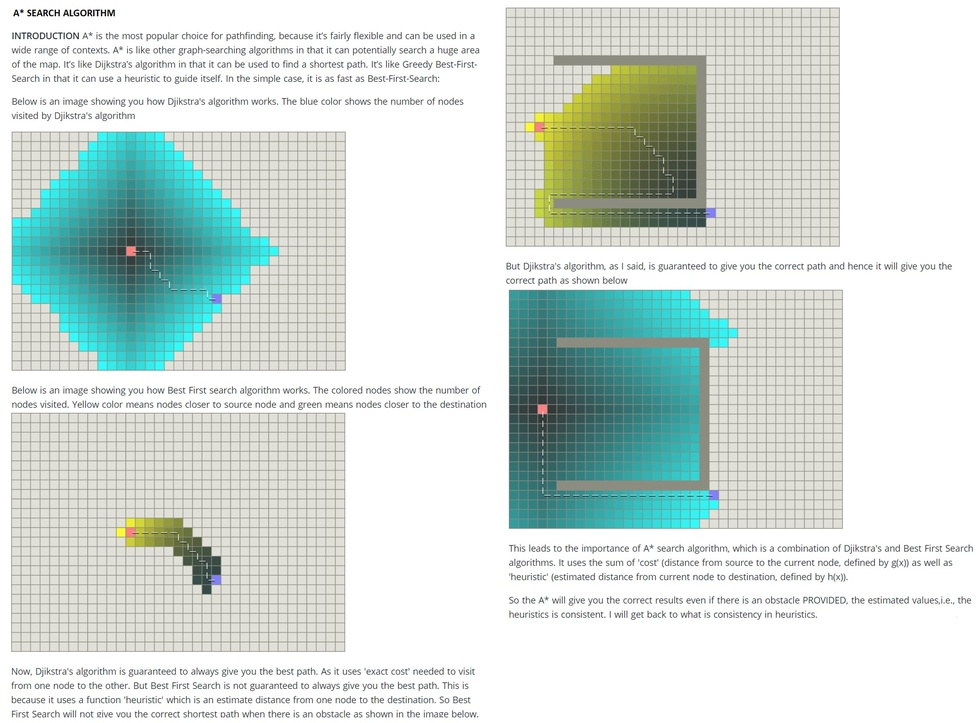
#> input picture A.jpg, 976 x 723 px, shrunk from 1920 x 1422 before the run
$ python a_star_search.py
#> lines starting #> are read from the running program, lines starting #| are printed output that depends on the picture
import networkx as nx
import matplotlib.pyplot as plt
import queue as Q
import sys
import os
import time
from PIL import Image


def getPriorityQueue(G, v):
	q = Q.PriorityQueue()
	for node in G[v]:
		q.put(Ordered_Node(float(heuristics[node])+float(G[node][v]['length']),node))
	return q,len(G[v])


def aStarSearchUtil(G, v, visited, final_path, dest, goal):
	if goal == 1:
		return goal
	visited[v] = True
	final_path.append(v)
	if v == dest:
		goal = 1
	else:
		pq_list = []
		pq,size = getPriorityQueue(G, v)
		for i in range(size):
			pq_list.append(pq.get().description)
		for i in pq_list:
			if goal != 1:
				#print "current city:", i
				if visited[i] == False :
					goal = aStarSearchUtil(G, i, visited, final_path, dest, goal)
	return goal


def aStarSearch(G, source, dest, heuristics, pos):
	visited = {}
	for node in G.nodes():
		visited[node] = False
	final_path = []
	goal = aStarSearchUtil(G, source, visited, final_path, dest, 0)
	prev = -1
	for var in final_path:
		if prev != -1:
			curr = var
			#plt.pause(0.5)
			#plt.waitforbuttonpress()
			nx.draw_networkx_edges(G, pos, edgelist = [(prev,curr)], width = 2.5, alpha = 0.8, edge_color = 'red')
			prev = curr
		else:
			prev = var
	return


class Ordered_Node(object):
	def __init__(self, priority, description):
		self.priority = priority
		self.description = description
		return
	def __cmp__(self, other):
		return cmp(self.priority, other.priority)
	def __lt__(self,other):
		return self.priority < other.priority

def getHeuristics(G):
	heuristics = {}
	f = open('astarheuristics.txt')
	for i in G.nodes():
		node_heuristic_val = f.readline().split()
		if len(node_heuristic_val)==0:
                        break
		heuristics[node_heuristic_val[0]] = node_heuristic_val[1]
	return heuristics


#takes input from the file and creates a weighted graph
def CreateGraph():
	G = nx.Graph()
	f = open('astarinput.txt')
	n = int(f.readline())
	for i in range(n):
		graph_edge_list = f.readline().split()
		G.add_edge(graph_edge_list[0], graph_edge_list[1], length = graph_edge_list[2])
	source, dest= f.read().splitlines()
	return G, source, dest


def DrawPath(G, source, dest):
	pos = nx.spring_layout(G)
	val_map = {}
	val_map[source] = 'green'
	val_map[dest] = 'red'
	values = [val_map.get(node, 'blue') for node in G.nodes()]
	nx.draw(G, pos, with_labels = True, node_color = values, edge_color = 'b' ,width = 1, alpha = 0.7)  #with_labels=true is to show the node number in the output graph
	edge_labels = dict([((u, v,), d['length']) for u, v, d in G.edges(data = True)])
	nx.draw_networkx_edge_labels(G, pos, edge_labels = edge_labels, label_pos = 0.5, font_size = 11) #prints weight on all the edges
	return pos


#main function
if __name__ == "__main__":
	image=Image.open('A.jpg')
#> image is the input picture: PIL image 976x723 RGB; mean R, G, B 209.9, 221.9, 216.9
	image.show()
	time.sleep(5)
	G, source,dest = CreateGraph()
#> (reads astarinput.txt from the repository)
	heuristics = getHeuristics(G)
#> (reads astarheuristics.txt from the repository)
	pos = DrawPath(G, source, dest)
	aStarSearch(G, source, dest, heuristics, pos)
	plt.show()
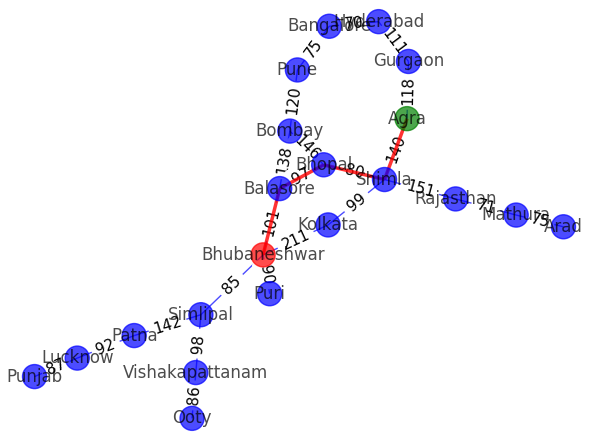
#> figure drawn by matplotlib, 1 panel
